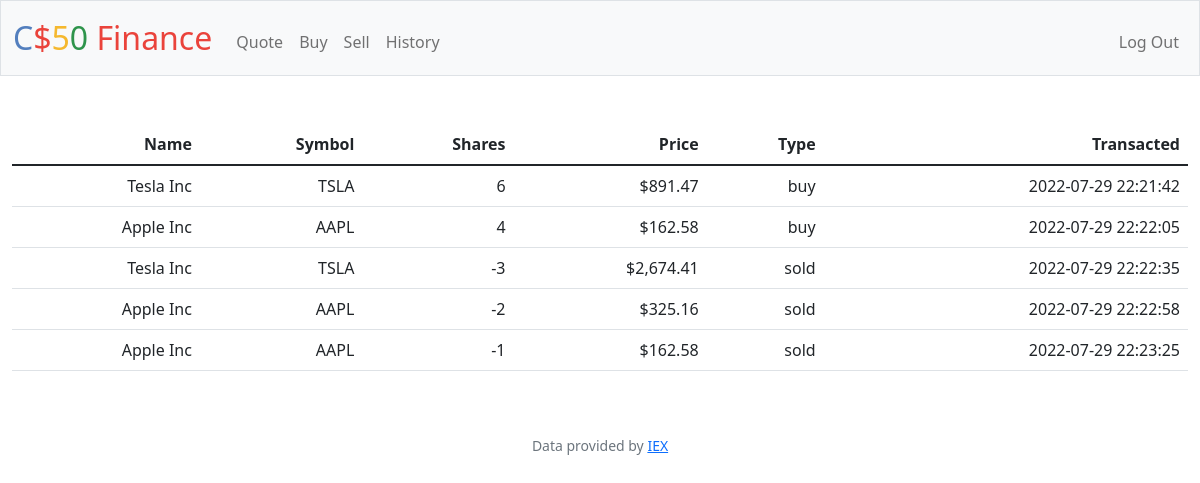
/history (signed in), run on the app's committed database.
### tables this page shows
CREATE TABLE transactions (id INTEGER PRIMARY KEY AUTOINCREMENT,
user_id INTEGER NOT NULL,
name TEXT NOT NULL,
shares INTEGER NOT NULL,
price NUMERIC NOT NULL,
type TEXT NOT NULL,
symbol TEXT NOT NULL,
transacted TIMESTAMP DEFAULT CURRENT_TIMESTAMP,
FOREIGN KEY(user_id) REFERENCES users(id));

### app.py (the view)
@app.route("/history")
@login_required
def history():
    user_id = session["user_id"]
    history = db.execute("SELECT name, symbol, shares, price, type, transacted FROM transactions WHERE user_id = ? ORDER BY transacted", user_id)
    return render_template("history.html", history = history, usd = usd)

### app.py (called while the page is built)
@app.after_request
def after_request(response):
    response.headers["Cache-Control"] = "no-cache, no-store, must-revalidate"
    response.headers["Expires"] = 0
    response.headers["Pragma"] = "no-cache"
    return response

### helpers.py (called while the page is built)
def login_required(f):
    @wraps(f)
    def decorated_function(*args, **kwargs):
        if session.get("user_id") is None:
            return redirect("/login")
        return f(*args, **kwargs)
    return decorated_function

def usd(value):
    return f"${value:,.2f}"

### templates/history.html (shortened to what this page needs)
{% extends "layout.html" %}
{% block main %}
<table class="table">
    <thead>
        <tr>
            <th class="text-end">Name</th>
            <th class="text-end">Symbol</th>
            <th class="text-end">Shares</th>
            <th class="text-end">Price</th>
            <th class="text-end">Type</th>
            <th class="text-end">Transacted</th>
        </tr>
    </thead>
    <tbody>
        {% for history in history %}
        <tr class="text-end">
            <td>{{ history["name"] }}</td>
            <td>{{ history["symbol"] }}</td>
            <td>{{ history["shares"]}}</td>
            <td>{{ usd(history["price"]) }}</td>
            <td>{{ history["type"] }}</td>
            <td>{{ history["transacted"] }}</td>
        </tr>
        {% endfor %}
    </tbody>
</table>
{% endblock %}

### data on the page
transactions: name "Tesla Inc", symbol "TSLA", shares "6", price "$891.47", type "buy", transacted "2022-07-29 22:21:42"
transactions: name "Apple Inc", symbol "AAPL", shares "4", price "$162.58", type "buy", transacted "2022-07-29 22:22:05"
transactions: name "Tesla Inc", symbol "TSLA", shares "-3", price "$2,674.41", type "sold", transacted "2022-07-29 22:22:35"
transactions: name "Apple Inc", symbol "AAPL", shares "-2", price "$325.16", type "sold", transacted "2022-07-29 22:22:58"
transactions: name "Apple Inc", symbol "AAPL", shares "-1", price "$162.58", type "sold", transacted "2022-07-29 22:23:25"
